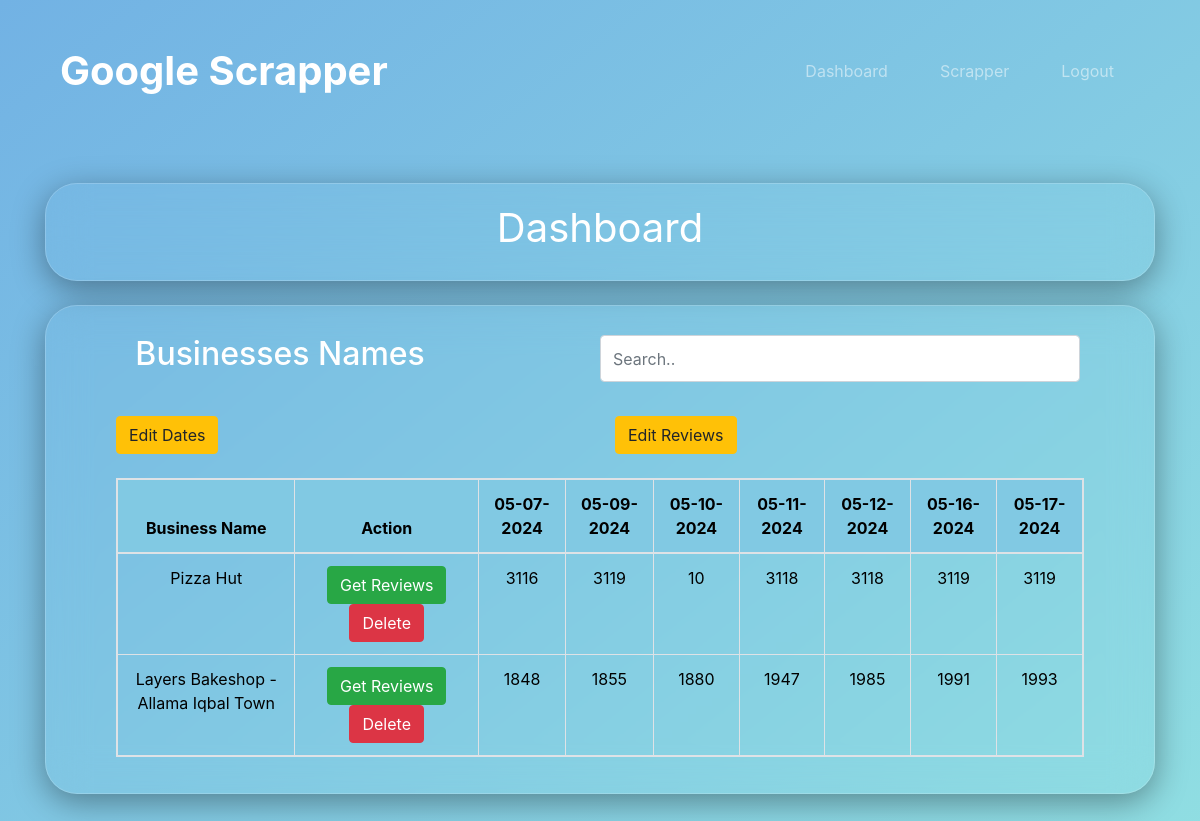
Screenshot of /home (signed in) with the database file from the repository.
### market/models.py (models this page shows)
class ScrapeData(db.Model):
    from datetime import date
    id = db.Column(db.Integer(), primary_key=True)
    BusinessName = db.Column(db.String())
    URL = db.Column(db.String(), nullable = False)
    Date = db.Column(db.Date(), nullable = False, default = date.today())
    ReviewsCount = db.Column(db.Integer(), nullable = False)

### market/routes.py (the view, shortened to what this page needs)
@app.route('/', methods = ['GET', 'POST'])
@app.route('/home', methods = ['GET', 'POST'])
@login_required
def home_page():
    from datetime import date
    import datetime
    if request.method == 'GET':
        items = ScrapeData.query.all()
        businesses = set(result.BusinessName for result in items)
        dates = sorted(set(result.Date for result in items))
        review_count_dict = {business: [''] * len(dates) for business in businesses}
        for item in items:
            business = item.BusinessName
            date_index = dates.index(item.Date)
            review_count_dict[business][date_index] = item.ReviewsCount
        cols = ScrapeData.__table__.columns.keys()
        businesses_reviews_dates = {
        business: zip(review_count_dict[business], dates) for business in businesses
    }
        return render_template('home.html', items = items,businesses = businesses, dates = dates, cols = cols, reviewList = review_count_dict, businesses_reviews_dates = businesses_reviews_dates)

### market/models.py (called while the page is built)
@login_manager.user_loader
def load_user(user_id):
    return User.query.get(int(user_id))

### market/templates/home.html (shortened to what this page needs)
{% extends 'base.html' %}
{% block content %}
<br><br>
<div class="container">
  <div class="glass" style="text-align: center; color: white;">
    <h1 class="display-6 font-weight-normal">Dashboard</h1>
  </div>
  <br>
<div class="glass">
<div style="color:white; background-color:transparent; margin-top: 0%;">
  <div>
      <form name="reviewForm" method="post">
      <div>
        <div class="row" style="padding: 1% 2%;">
          <h2 class = "col-6">Businesses Names</h2>
          <input class="form-control col-6" id="myInput" type="text" placeholder="Search..">
      </div>
      <br>
      <div class="row">
        <div class="col" id = "editDates">
        <button class="btn btn-warning" type="button" onclick="editDates()">Edit Dates</button>
        </div>
        <div class="col" id = "editReviews">
          <button class="btn btn-warning" type="button" onclick="editReviews()">Edit Reviews</button>
        </div>
      </div>
      <br>
      <div class = "table-container">
        <table class = "table table-bordered table-hover table-transparent table-responsive" style="text-align: center; color: black;">
          <thead>
            <tr style="position: sticky; top: 0; background-color: #81c9e3;">
              <th>
                Business Name
              </th>
              <th>
                Action
              </th>
              {% for date in dates %}
              <th>
                <div class="row">
                  <div class="col" data-original-date="{{ date }}">
                    {{ date.strftime('%m-%d-%Y') }}
                  </div>
                </div>
              </th>
              {% endfor %}
            </tr>
          </thead>
          <tbody id = "tables">
            {% for business, reviews_dates in businesses_reviews_dates.items() %}
            <tr>
              <td>{{ business }}</td>
              <td>
                <div class="row">
                  <div class="col">
                    <button type="submit" name = "business" class="btn btn-success" onclick="document.getElementById('actionType').value = 'getBusiness';" value="{{ business }}">Get Reviews</button>
                  </div>
                  <div class="col"><button type="submit" name = "business" class="btn btn-danger" onclick="document.getElementById('actionType').value = 'delBusiness';" value="{{ business }}">Delete</button></div>
                </div>
              </td>
              {% for review, date in reviews_dates %}
                <td data-business="{{ business }}" data-date="{{ date }}">{{ review }}</td>
              {% endfor %}
            </tr>
            {% endfor %}
          </tbody>
        </table>
      </div>
  </div>
  </form>
</div>
</div>
</div>
{% endblock %}

### market/templates/base.html (shortened to what this page needs)
<!doctype html>
<html lang="en">
<head>
  <link rel="stylesheet" href="{{ url_for('static', filename='css/bootstrap.min.css') }}">
  <link rel="stylesheet" href="{{ url_for('static', filename='main.css')}}">
</head>
<body>
  <section id="title">
    <div class="container-fluid">
      <nav class="navbar navbar-expand-lg navbar-dark">
        <a class="navbar-brand" href="{{ url_for('home_page') }}">Google Scrapper</a>
        <div class="collapse navbar-collapse" id="navbarToggler">
          <ul class="navbar-nav ml-auto">
            {% if current_user.is_authenticated %}
            <li class="nav-item">
              <a class="nav-link" href="{{ url_for('home_page') }}">Dashboard</a>
            </li>
            <li class="nav-item">
              <a class="nav-link" href="{{url_for('form_page')}}">Scrapper</a>
            </li>
            <li class="nav-item">
              <a class="nav-link" href="{{ url_for('logout_page') }}">Logout</a>
            </li>
            {% else %}
            <li class="nav-item">
              <a class="nav-link" href="{{url_for('login_page')}}">Login</a>
            </li>
            {%endif%}
          </ul>
        </div>
      </nav>
    </div>
  </section>
  <div class = "mid-sec", style="flex: 1;">
  {% block content %}
  {% endblock %}
</div>
</body>
<br><br>
</html>

### market/static/main.css (style rules this page uses)
body { background: linear-gradient(to bottom right, #72b2e4, #92e1e2); color: black; min-height: 100vh; display:flex; flex-direction:column; }
.glass { background: linear-gradient(135deg, rba(255,255,255,0.1)x, rgba(255,255,255,0)); -webkit-backdrop-filter: blur(20px); backdrop-filter: blur(20px); box-shadow: 0 8px 32px 0 rgba(0,0,0,0.37); border: 1px solid rgba(255,255,255,0.18); border-radius: 32px; padding: 20px 70px 20px; }
.container-fluid { padding: 3% 5% 0%; }
.navbar { padding: 0 0 1.8rem; }
.navbar-brand { font-size: 2.5rem; font-weight: bold; }
.nav-item { padding: 0 18px; color: rgb(207, 207, 207); }

### rows the page displays
ScrapeData: strftime "05-07-2024", ReviewsCount "3116"
ScrapeData: strftime "05-09-2024", ReviewsCount "3119"
ScrapeData: strftime "05-10-2024"
ScrapeData: strftime "05-11-2024", ReviewsCount "3118"
ScrapeData: strftime "05-12-2024", BusinessName "Pizza Hut", reviews_dates "10", ReviewsCount "3118"
ScrapeData: strftime "05-16-2024", ReviewsCount "3119"
ScrapeData: strftime "05-17-2024", ReviewsCount "3119"
ScrapeData: BusinessName "Layers Bakeshop - Allama Iqbal Town", ReviewsCount "1991"
ScrapeData: ReviewsCount "1848"
ScrapeData: ReviewsCount "1855"
ScrapeData: ReviewsCount "1880"
ScrapeData: ReviewsCount "1947"
ScrapeData: ReviewsCount "1985"
ScrapeData: ReviewsCount "1993"
